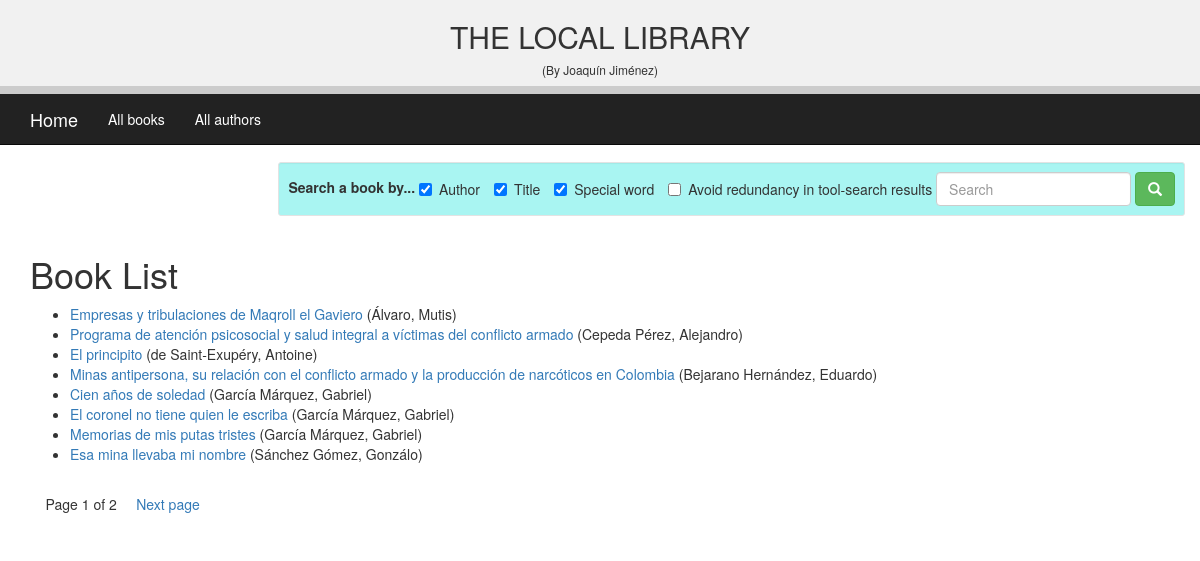
/catalog/books/, run on the app's committed database.
### catalog/models.py (models this page shows, shortened)
class Book(models.Model):
    title = models.CharField(max_length=200)
    author = models.ForeignKey('Author', on_delete=models.SET_NULL, null=True)
    summary = models.TextField(max_length=1000, help_text='Enter a brief description of the book')
    isbn = models.CharField('ISBN', max_length=13, help_text='13 Character <a href="https://www.isbn-international.org/content/what-isbn">ISBN number</a>')
    genre = models.ManyToManyField(Genre, help_text='Select a genre for this book')
    def display_genre(self):
            """Create a string for the Genre. This is required to display genre in Admin."""
            return ', '.join(genre.name for genre in self.genre.all()[:3])
    display_genre.short_description = 'Genre'
    def get_absolute_url(self):
        return reverse('book-detail', args=[str(self.id)])

class Author(models.Model):
    first_name = models.CharField(max_length=100)
    last_name = models.CharField(max_length=100)
    date_of_birth = models.DateField(null=True, blank=True)
    date_of_death = models.DateField('Died', null=True, blank=True)
    class Meta:
        ordering = ['last_name', 'first_name']
    def __str__(self):
        return f'{self.last_name}, {self.first_name}'

### catalog/views.py (the view)
# urls.py: path('books/', views.BookListView.as_view(), name='books'),
class BookListView(generic.ListView):
    model = Book
    context_object_name = 'generic_book_list'   # Overwritting the list name
    queryset = Book.objects.all()
    template_name = 'books/generic_view_books_template.html'  # Overwritting the template file name
    paginate_by = 8

### catalog/templates/books/generic_view_books_template.html
{% extends "base_generic.html" %}
{% block content %}
  <h1>Book List</h1>
  {% if generic_book_list %}
  <ul>
    {% for book in generic_book_list %}
      <li>
        <a href="{{ book.get_absolute_url }}">{{ book.title }}</a> ({{book.author}})
      </li>
    {% endfor %}
  </ul>
  {% else %}
    <p>There are no books in the library.</p>
  {% endif %}
{% endblock %}

### catalog/templates/base_generic.html (shortened to what this page needs)
<!DOCTYPE html>
<html lang="en">
  <head>
    {% load static %}
    <link rel="stylesheet" href="{% static 'css/styles.css' %}">
    <link rel="stylesheet" href="https://maxcdn.bootstrapcdn.com/bootstrap/3.4.0/css/bootstrap.min.css">
  </head>
  <body style="height:1200px">
    <div class="header">
      <h2><center>THE LOCAL LIBRARY</center></h2>
      <h6><center>(By Joaquín Jiménez)</center></h6>
      <div class="progress-container">
      </div>
      {% block sidebar %}
      <nav class="navbar navbar-inverse navbar-fixed-top" style="margin-top:94px">
        <div class="container">
          <div class="navbar-header">
            <a class="navbar-brand" style="color:white" href="{% url 'index' %}" >Home</a>
          </div>
          <ul class="nav navbar-nav">
            <li><a href="{% url 'books' %}" style="color:white">All books</a></li>
            <li><a href="{% url 'authors' %}" style="color:white">All authors</a></li>
          </ul>
        </div>
      </nav>
      {% endblock %}
    </div>
    <div class="container">
        {% block search %}
          <form class="navbar-form navbar-right well well-sm" style="background-color:#A9F5F2" action="http://127.0.0.1:8000/catalog/search/" method="get">
            <div class="form-group">
              <label>Search a book by...</label>
              <label class="checkbox-inline">
                <input type="checkbox" value="author" name="check_boxes" checked>Author
              </label>
              <label class="checkbox-inline">
                <input type="checkbox" value="title" name="check_boxes" checked>Title
              </label>
              <label class="checkbox-inline">
                <input type="checkbox" value="word" name="check_boxes" checked>Special word
              </label>
              <label class="checkbox-inline">
                <input type="checkbox" value="redundancy" name="check_boxes">Avoid redundancy in tool-search results
              </label>
              <input type="search" class="form-control" placeholder="Search" name="search_box">
            </div>
            <button class="btn btn-success" type="submit"><i class="glyphicon glyphicon-search"></i></button>
          </form>
        {% endblock %}
      <br>
      <br>
      <br>
      <br>
      {% block content %}{% endblock %}
      {% block pagination %}
        {% if is_paginated %}
          <div class="pagination pagiantion-lg container-fluid">
            <span> &nbsp &nbsp Page {{ page_obj.number }} of {{ page_obj.paginator.num_pages }} &nbsp &nbsp
            </span>
            <span>
              {% if page_obj.has_next %}
                <a href="{{ request.path }}?page={{ page_obj.next_page_number }}">Next page</a>
              {% endif %}
            </span>
          </div>
        {% endif %}
      {% endblock %}
    </div>
  </body>
</html>

### catalog/templates/base_generic.html (style rules this page uses)
.header { position: fixed; top: 0; z-index: 1; width: 100%; background-color: #f1f1f1; }
.progress-container { width: 100%; height: 8px; background: #ccc; }

### data on the page
Book: title "Empresas y tribulaciones de Maqroll el Gaviero", author "Álvaro, Mutis"
Book: title "Programa de atención psicosocial y salud integral a víctimas del conflicto armado", author "Cepeda Pérez, Alejandro"
Book: title "El principito", author "de Saint-Exupéry, Antoine"
Book: title "Minas antipersona, su relación con el conflicto armado y la producción de narcóticos en Colombia", author "Bejarano Hernández, Eduardo"
Book: title "Cien años de soledad", author "García Márquez, Gabriel"
Book: title "El coronel no tiene quien le escriba", author "García Márquez, Gabriel"
Book: title "Memorias de mis putas tristes", author "García Márquez, Gabriel"
Book: title "Esa mina llevaba mi nombre", author "Sánchez Gómez, Gonzálo"

### other printed values
{{ page_obj.number }} "1"
{{ page_obj.paginator.num_pages }} "2"
